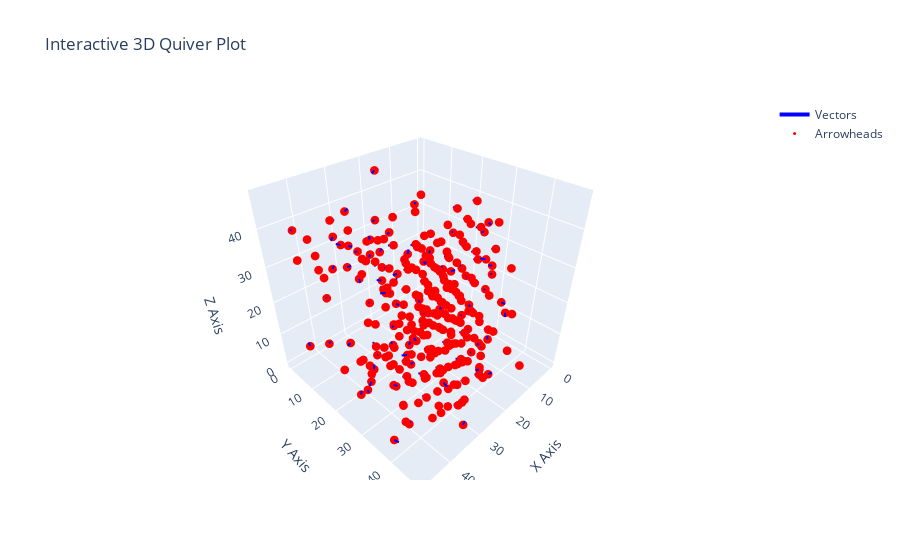

Here is the notebook cell this chart was saved with:
### Code cell
import numpy as np
import plotly.graph_objects as go
import MDAnalysis as mda

# Convert 'largest_cluster' to a set for faster lookup
largest_cluster_set = set(largest_cluster)

vectors = []  # Initialize the list to store vectors

# Get the box lengths (assuming orthorhombic box)
box_lengths = u.dimensions[:3]

# Loop over GLY residues
for residue in u.select_atoms('resname GLY').residues:
    # Check if the residue's 'resid' is in 'largest_cluster'
    if residue.resid in largest_cluster_set:
        C_atom = residue.atoms.select_atoms('name CA')
        N_atom = residue.atoms.select_atoms('name HA2')
        if len(C_atom) > 0 and len(N_atom) > 0:
            origin = C_atom.positions[0]
            end = N_atom.positions[0]
            vector = end - origin  # Compute the vector without applying PBC

            # Check if vector crosses the boundary in any dimension
            crosses_boundary = False
            for i in range(3):
                if abs(vector[i]) > 0.5 * box_lengths[i]:
                    crosses_boundary = True
                    break  # No need to check other dimensions

            if not crosses_boundary:
                # Vector does not cross boundary; include it
                vectors.append((origin, end))
            else:
                # Vector crosses boundary; exclude it
                pass  # Do nothing

# Process your vector data for plotting
x_lines = []
y_lines = []
z_lines = []
x_end = []
y_end = []
z_end = []

for origin, end in vectors:
    # Line from origin to end
    x_lines.extend([origin[0], end[0], None])
    y_lines.extend([origin[1], end[1], None])
    z_lines.extend([origin[2], end[2], None])
    
    # End points for arrowheads (optional)
    x_end.append(end[0])
    y_end.append(end[1])
    z_end.append(end[2])

# Create the figure
fig = go.Figure()

# Add vector lines
fig.add_trace(go.Scatter3d(
    x=x_lines,
    y=y_lines,
    z=z_lines,
    mode='lines',
    line=dict(color='blue', width=4),
    name='Vectors'
))

# Add markers at the end points for arrowheads (optional)
fig.add_trace(go.Scatter3d(
    x=x_end,
    y=y_end,
    z=z_end,
    mode='markers',
    marker=dict(size=3, color='red', symbol='circle'),
    name='Arrowheads'
))

# Update the layout
fig.update_layout(
    scene=dict(
        xaxis_title='X Axis',
        yaxis_title='Y Axis',
        zaxis_title='Z Axis',
        aspectratio=dict(x=1, y=1, z=1)
    ),
    title='Interactive 3D Quiver Plot'
)

# Show the plot
fig.show()

### Figure 1 — Plotly figure (JSON) as saved in the notebook; plotly's stock layout.template omitted (floating-point values rounded to 4 significant figures; data arrays with more than 128 entries replaced by an {"elided": "..."} marker saying what was removed)
{"data": [{"line": {"color": "blue", "width": 4}, "mode": "lines", "name": "Vectors", "type": "scatter3d", "x": {"elided": "834 float values"}, "y": {"elided": "834 float values"}, "z": {"elided": "834 float values"}}, {"marker": {"color": "red", "size": 3, "symbol": "circle"}, "mode": "markers", "name": "Arrowheads", "type": "scatter3d", "x": {"elided": "278 float values"}, "y": {"elided": "278 float values"}, "z": {"elided": "278 float values"}}], "layout": {"scene": {"aspectratio": {"x": 1, "y": 1, "z": 1}, "xaxis": {"title": {"text": "X Axis"}}, "yaxis": {"title": {"text": "Y Axis"}}, "zaxis": {"title": {"text": "Z Axis"}}}, "title": {"text": "Interactive 3D Quiver Plot"}}}
